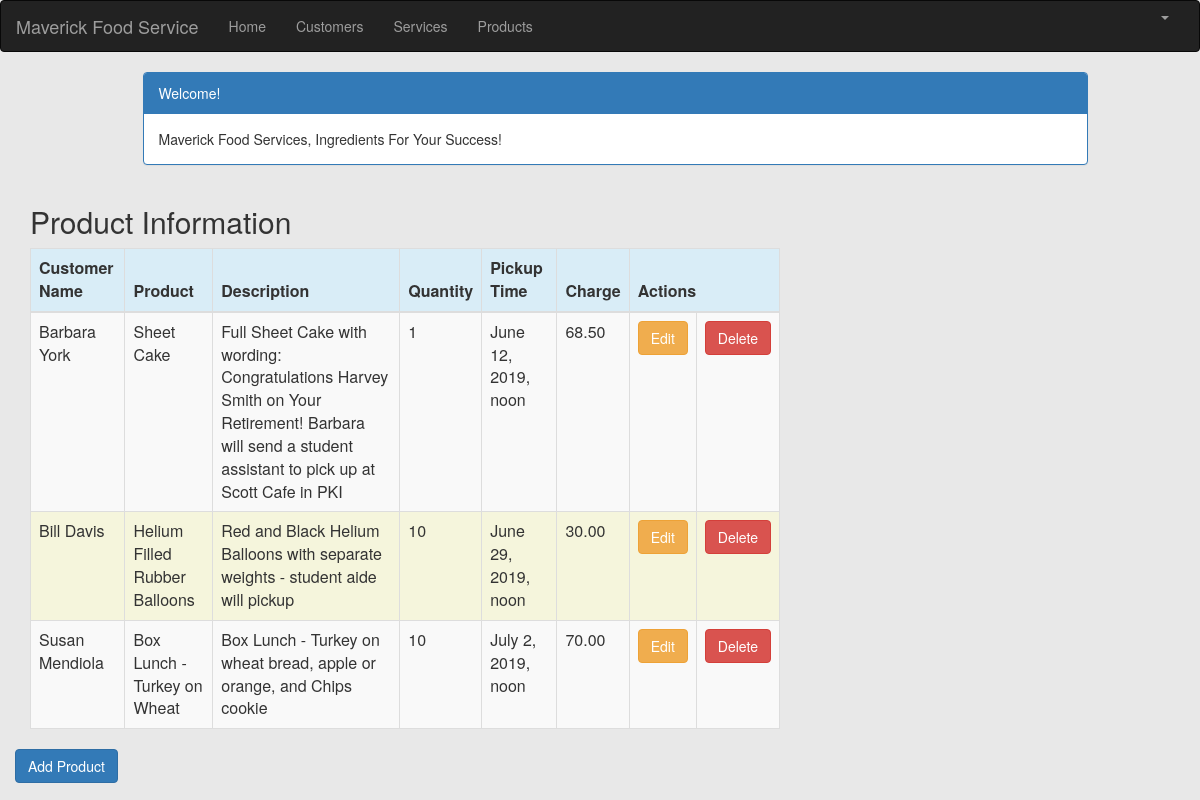
The page /product_list (signed in) on the database its author committed.
### crm/models.py (models this page shows, shortened)
class Product(models.Model):
	cust_name = models.ForeignKey(Customer, on_delete=models.CASCADE, related_name='products')
	product = models.CharField(max_length=100)
	p_description = models.TextField()
	quantity = models.IntegerField()
	pickup_time = models.DateTimeField(default=timezone.now())
	charge = models.DecimalField(max_digits=10, decimal_places=2)
	created_date = models.DateTimeField(default=timezone.now())
	updated_date = models.DateTimeField(auto_now_add=True)

class Customer(models.Model):
	cust_name = models.CharField(max_length=50)
	organization = models.CharField(max_length=100, blank=True)
	role = models.CharField(max_length=100)
	email = models.EmailField(max_length=100)
	bldgroom = models.CharField(max_length=100)
	address = models.CharField(max_length=100)
	account_number = models.IntegerField(blank=False, null=False)
	city = models.CharField(max_length=50)
	state = models.CharField(max_length=50)
	zipcode = models.CharField(max_length=10)
	phone_number = models.CharField(max_length=50)
	created_date = models.DateTimeField(default=timezone.now)
	updated_date = models.DateTimeField(auto_now_add=True)
	def __str__(self):
		return str(self.cust_name)

### crm/views.py (the view)
# urls.py: path('product_list',views.product_list,name='product_list'),
@login_required
def product_list(request):
	products = Product.objects.filter(created_date__lte=timezone.now())
	return render(request,'crm/product_list.html',{'products':products})

### crm/templates/crm/product_list.html (shortened to what this page needs)
{% extends 'crm/base.html' %}
{% block content %}
<html>
<head>
	<link rel="stylesheet" href="https://maxcdn.bootstrapcdn.com/bootstrap/3.3.4/css/bootstrap.min.css">
</head>
<body>
	<div class="container">
		<div class="row">
			<div class="col-md-10 col-md-offset-1">
				<div class="panel panel-primary">
					<div class="panel-heading">Welcome!</div>
					<div class="panel-body">
						Maverick Food Services, Ingredients For Your Success!
					</div>
				</div>
			</div>
		</div>
	</div>
	<div class="row">
		<h2 style="padding-left: 15px">Product Information</h2>
	</div>
	<div>
		<table class="table table-striped table-bordered table-hover" style="background-color: beige">
			<thead>
				<tr class="bg-info">
					<th>Customer Name</th>
					<th>Product</th>
					<th>Description</th>
					<th>Quantity</th>
					<th>Pickup Time</th>
					<th>Charge</th>
					<th colspan="3">Actions</th>
				</tr>
			</thead>
			<tbody>
		{% for product in products %}
				<tr>
					<td>{{ product.cust_name }}</td>
					<td>{{ product.product }}</td>
					<td>{{ product.p_description }}</td>
					<td>{{ product.quantity }}</td>
					<td>{{ product.pickup_time }}</td>
					<td>{{ product.charge }}</td>
					<td><a href="{% url 'crm:product_edit' pk=product.pk %}" class="btn btn-warning">Edit</a></td>
					<td><a href="{% url 'crm:product_delete' pk=product.pk %}" onclick="return confirm('Are you sure you want to delete?')" class="btn btn-danger">Delete</a></td>
				</tr>
		{% endfor %}
			</tbody>
		</table>
		<div class="row">
			<a href="{% url 'crm:product_new' %}" class="row"><span class="btn btn-primary">Add Product</span></a>
		</div>
	</div>
</body>
</html>
{% endblock %}

### crm/templates/crm/product_list.html (style rules this page uses)
body { background-color: #e8e8e8; }

### rows shown on the page
Product: cust_name "Barbara York", product "Sheet Cake", p_description "Full Sheet Cake with wording: Congratulations Harvey Smith on Your Retirement! Barbara will send a student assistant to pick up at Scott Cafe in PKI", quantity "1", pickup_time "June 12, 2019, noon", charge "68.50"
Product: cust_name "Bill Davis", product "Helium Filled Rubber Balloons", p_description "Red and Black Helium Balloons with separate weights - student aide will pickup", quantity "10", pickup_time "June 29, 2019, noon", charge "30.00"
Product: cust_name "Susan Mendiola", product "Box Lunch - Turkey on Wheat", p_description "Box Lunch - Turkey on wheat bread, apple or orange, and Chips cookie", quantity "10", pickup_time "July 2, 2019, noon", charge "70.00"
